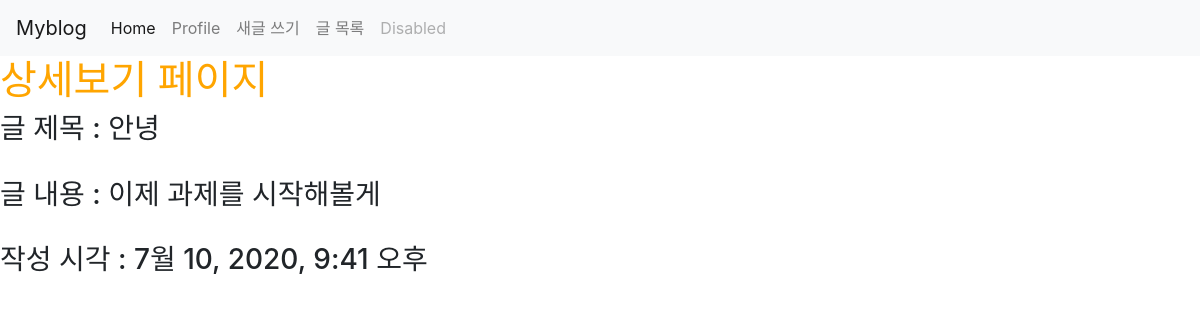
/posts//show/5, run on the app's committed database.
### posts/models.py (models this page shows)
class Post(models.Model):
    title = models.CharField(max_length=50, null=False)
    content = models.TextField()
    view_count = models.IntegerField(default = 0)
    created_at = models.DateTimeField(auto_now_add = True)
    updated_at = models.DateTimeField(auto_now = True)

### posts/views.py (the view)
# urls.py: path('/show/<int:id>', show, name="show"),
def show(request, id):
    post = Post.objects.get(pk=id)
    return render(request, 'posts/show.html', {'post': post})

### posts/templates/posts/show.html
{% extends 'base.html' %}
{% block content %}
<h1>상세보기 페이지</h1>
<h3>글 제목 : {{ post.title }} </h3><br>
<h3>글 내용 : {{ post.content }} </h3><br>
<h3>작성 시각 : {{ post.created_at }} </h3><br>
{% endblock %}

### myblog/static/css/project.css (style rules this page uses)
h1 { color: orange; }

### data on the page
Post: title "안녕", content "이제 과제를 시작해볼게", created_at "7월 10, 2020, 9:41 오후"
